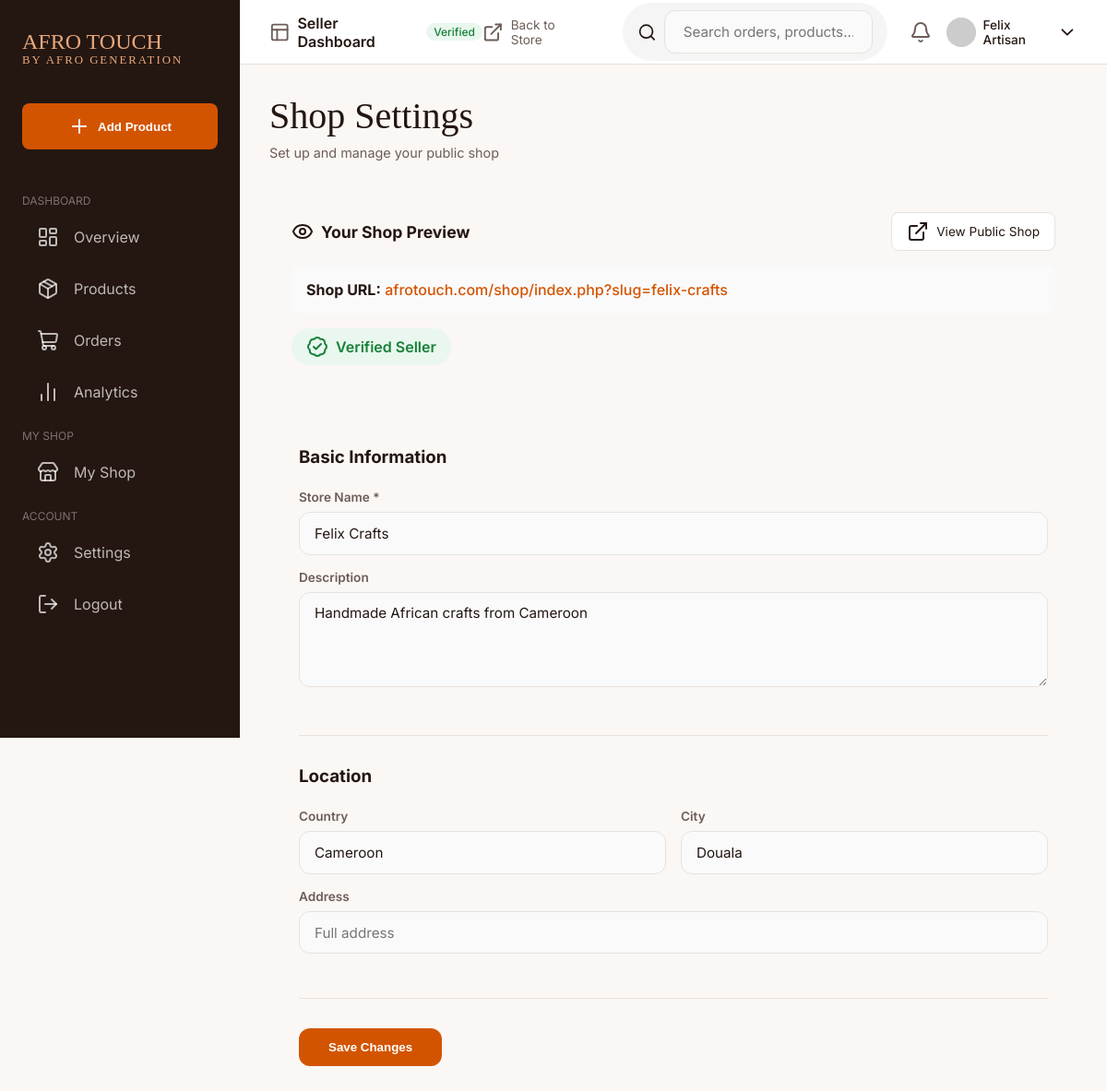
The app's page /TREACY/seller/settings.php (signed in) with its own data.
### tables this page shows
CREATE TABLE IF NOT EXISTS sellers (
    id INT AUTO_INCREMENT PRIMARY KEY,
    user_id INT NOT NULL,
    store_name VARCHAR(255) NOT NULL,
    store_slug VARCHAR(100) UNIQUE NOT NULL,
    description TEXT,
    logo VARCHAR(500),
    banner VARCHAR(500),
    country VARCHAR(100),
    city VARCHAR(100),
    address TEXT,
    is_verified BOOLEAN DEFAULT FALSE,
    verification_status ENUM('pending', 'processing', 'verified', 'rejected') DEFAULT 'pending',
    verification_data TEXT,
    plan ENUM('free', 'basic', 'premium') DEFAULT 'free',
    created_at DATETIME DEFAULT CURRENT_TIMESTAMP,
    updated_at DATETIME DEFAULT CURRENT_TIMESTAMP ON UPDATE CURRENT_TIMESTAMP
);

### TREACY/db.php (called while the page is built, shortened)
<?php
if (!function_exists('getSellerByUserId')) {
function getSellerByUserId($pdo, $user_id) {
    $stmt = $pdo->prepare("SELECT * FROM sellers WHERE user_id = ?");
    $stmt->execute([$user_id]);
    return $stmt->fetch();
}
}

### TREACY/seller/settings.php (the view, shortened to what this page needs)
<?php
include '../db.php';
include '../components/layout_start.php';
?>
<div class="page-header">
    <div class="header-content">
        <h1>Shop Settings</h1>
        <p class="subtitle">Set up and manage your public shop</p>
    </div>
</div>
<?php if ($seller): ?>
<div class="shop-preview card">
    <div class="preview-header">
        <h3><i data-lucide="eye"></i> Your Shop Preview</h3>
        <a href="../shop/index.php?slug=<?php echo htmlspecialchars($seller['store_slug']); ?>" target="_blank" class="btn-secondary">
            <i data-lucide="external-link"></i> View Public Shop
        </a>
    </div>
    <div class="shop-url">
        <strong>Shop URL:</strong>
        <span>afrotouch.com/shop/index.php?slug=<?php echo htmlspecialchars($seller['store_slug']); ?></span>
    </div>
    <?php if ($seller['is_verified']): ?>
    <div class="verified-badge">
        <i data-lucide="badge-check"></i> Verified Seller
    </div>
    <?php elseif (in_array($seller['verification_status'], ['pending', 'processing'])): ?>
    <div class="pending-badge">
        <i data-lucide="clock"></i> Verification Processing
    </div>
    <?php endif; ?>
</div>
<?php endif; ?>
<div class="form-container card">
    <form method="POST" class="shop-form">
        <div class="form-section">
            <h3>Basic Information</h3>
            <div class="form-group">
                <label for="store_name">Store Name *</label>
                <input type="text" id="store_name" name="store_name" value="<?php echo htmlspecialchars($seller['store_name'] ?? ''); ?>" placeholder="Your artisan shop name" required>
            </div>
            <div class="form-group">
                <label for="description">Description</label>
                <textarea id="description" name="description" rows="4" placeholder="Tell customers about your shop and what you sell..."><?php echo htmlspecialchars($seller['description'] ?? ''); ?></textarea>
            </div>
        </div>
        <div class="form-section">
            <h3>Location</h3>
            <div class="form-row">
                <div class="form-group">
                    <label for="country">Country</label>
                    <input type="text" id="country" name="country" value="<?php echo htmlspecialchars($seller['country'] ?? ''); ?>" placeholder="e.g. Ghana">
                </div>
                <div class="form-group">
                    <label for="city">City</label>
                    <input type="text" id="city" name="city" value="<?php echo htmlspecialchars($seller['city'] ?? ''); ?>" placeholder="e.g. Accra">
                </div>
            </div>
            <div class="form-group">
                <label for="address">Address</label>
                <input type="text" id="address" name="address" value="<?php echo htmlspecialchars($seller['address'] ?? ''); ?>" placeholder="Full address">
            </div>
        </div>
        <div class="form-actions">
            <button type="submit" class="btn-primary">Save Changes</button>
        </div>
    </form>
</div>
<?php include '../components/layout_end.php'; ?>

### TREACY/style.css (style rules this page uses)
:root { --primary-color: #D35400; --sidebar-bg: #241611; --body-bg: #FAF7F5; --card-bg: #FFFFFF; --text-dark: #241611; --text-muted: #6D5D57; --border-color: #E8E2DE; --status-processing: #FFF4E5; --status-processing-text: #B45D00; --status-shipped: #EBF5FF; --status-shipped-text: #0066CC; --status-delivered: #E9F7EF; --status-delivered-text: #188038; --status-canceled: #FDECEC; --status-canceled-text: #C62828; --font-heading: 'Instrument Serif', Georgia, serif; --font-body: 'Inter', system-ui, -apple-system, sans-serif; --sidebar-width: 260px; --header-height: 70px; }
* { margin: 0; padding: 0; box-sizing: border-box; }
body { font-family: var(--font-body); background-color: var(--body-bg); color: var(--text-dark); display: flex; min-height: 100vh; }
h1 { font-family: var(--font-heading); font-size: 2.5rem; font-weight: 500; margin-bottom: 0.5rem; }
.subtitle { color: var(--text-muted); font-size: 0.9rem; margin-bottom: 2rem; }
input[type="text"], input[type="email"], input[type="tel"], input[type="password"], select, textarea { width: 100%; padding: 0.8rem 1.25rem; border-radius: 12px; border: 1px solid var(--border-color); background: #FAFAFA; font-size: 0.95rem; font-family: var(--font-body); color: var(--text-dark); outline: none; transition: all 0.2s; }
label { display: block; font-size: 0.85rem; font-weight: 600; margin-bottom: 0.6rem; color: var(--text-muted); }
.form-group { margin-bottom: 1.5rem; }

### TREACY/seller/settings.php (style rules this page uses)
.shop-preview { padding: 1.5rem; margin-bottom: 2rem; }
.preview-header { display: flex; justify-content: space-between; align-items: center; margin-bottom: 1rem; }
.preview-header h3 { display: flex; align-items: center; gap: 0.5rem; margin: 0; font-size: 1.1rem; }
.shop-url { padding: 1rem; background: #fafafa; border-radius: 8px; margin-bottom: 1rem; }
.shop-url span { color: var(--primary-color); font-weight: 500; }
.verified-badge { display: inline-flex; align-items: center; gap: 0.5rem; background: #E9F7EF; color: #188038; padding: 0.5rem 1rem; border-radius: 100px; font-weight: 600; }
.form-container { padding: 2rem; }
.form-section { margin-bottom: 2rem; padding-bottom: 2rem; border-bottom: 1px solid var(--border-color); }
.form-section h3 { margin-bottom: 1.5rem; }
.form-row { display: grid; grid-template-columns: 1fr 1fr; gap: 1rem; }
.form-group { margin-bottom: 1rem; }
.form-group label { display: block; font-weight: 600; margin-bottom: 0.5rem; }
.form-group input, .form-group textarea { width: 100%; padding: 0.8rem 1rem; border-radius: 12px; border: 1px solid var(--border-color); font-size: 0.95rem; }
.btn-primary { background: var(--primary-color); color: white; padding: 0.8rem 2rem; border-radius: 12px; font-weight: 600; border: none; cursor: pointer; }
.btn-secondary { display: inline-flex; align-items: center; gap: 0.5rem; background: white; color: var(--text-color); padding: 0.5rem 1rem; border-radius: 8px; text-decoration: none; border: 1px solid var(--border-color); font-size: 0.85rem; }

### records on screen
sellers: store_slug "felix-crafts", store_name "Felix Crafts", description "Handmade African crafts from Cameroon", country "Cameroon", city "Douala"

### other values on screen
$titles[$role] "Seller Dashboard"
$_SESSION['user_name'] "Felix Artisan"
